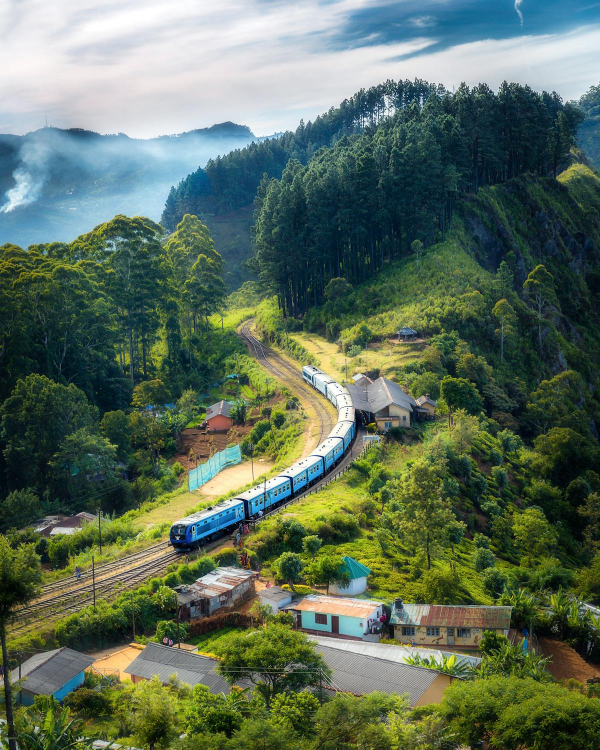
#> input picture Images/scenery2.jpeg, 1200 x 1500 px (shown at 1/2 size)
$ jupyter execute Circle_Detection.ipynb
#> lines starting #> are read from the running program, lines starting #| are printed output that depends on the picture
[cell 1]
import cv2
import numpy as np

[cell 2]
img1 = cv2.imread("Images/scenery2.jpeg", cv2.IMREAD_COLOR)
#> img1 is the input picture: shape (1500, 1200, 3); mean B, G, R 90.8, 109.6, 92.3
grey = cv2.cvtColor(img1, cv2.COLOR_BGR2GRAY)
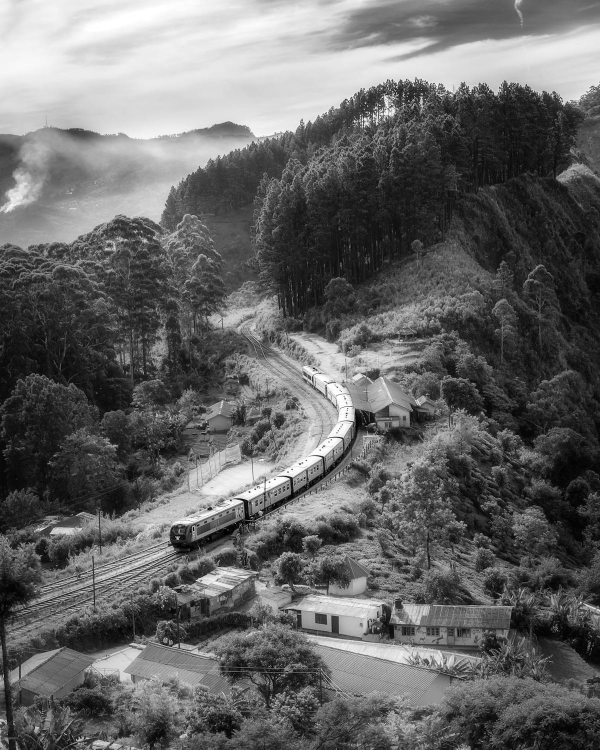
#> grey: shape (1500, 1200) (shown at 1/2 size); min 0, max 255, mean 102.3
grey_blurred = cv2.blur(grey, (3, 3))

#To identify circles in an image we will use the function houghcircles
detected_circles = cv2.HoughCircles(grey_blurred, cv2.HOUGH_GRADIENT, 1, 20, param1=50, param2=30, minRadius=1, maxRadius=40)
#> detected_circles = 1075 rows, first 8: [725.5, 932.5, 39.4], [402.5, 527.5, 39.4], [841.5, 542.5, 39.4], [268.5, 528.5, 35], [727.5, 686.5, 39.4], [426.5, 741.5, 33.8], [634.5, 1395.5, 37.2], [417.5, 647.5, 33.8]

if detected_circles is not None:
    detected_circles = np.uint16(np.around(detected_circles))
#> detected_circles = 1075 rows, first 8: [726, 932, 39], [402, 528, 39], [842, 542, 39], [268, 528, 35], [728, 686, 39], [426, 742, 34], [634, 1396, 37], [418, 648, 34]
    for pt in detected_circles[0, :]:
        a, b, r = pt[0], pt[1], pt[2]
        cv2.circle(img1, (a, b), r, (0, 255, 0), 2)
        cv2.circle(img1, (a, b), 1, (0, 0, 255), 3)
        cv2.imshow("Detected Circles", img1)
        cv2.waitKey(0)
#> this loop made 1075 passes
#> pass 2, `cv2.imshow("Detected Circles", img1)`:
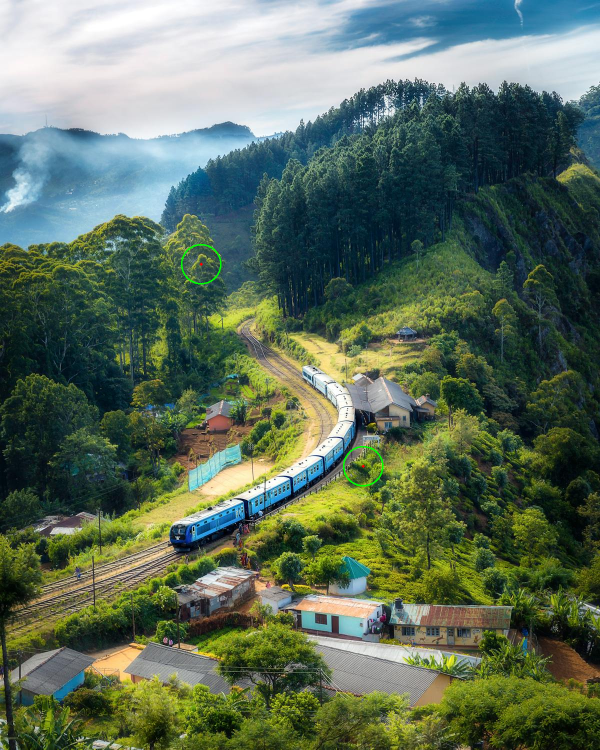
#> window 'Detected Circles': shape (1500, 1200, 3) (shown at 1/2 size); mean B, G, R 90.7, 109.7, 92.3
#> after the loop:
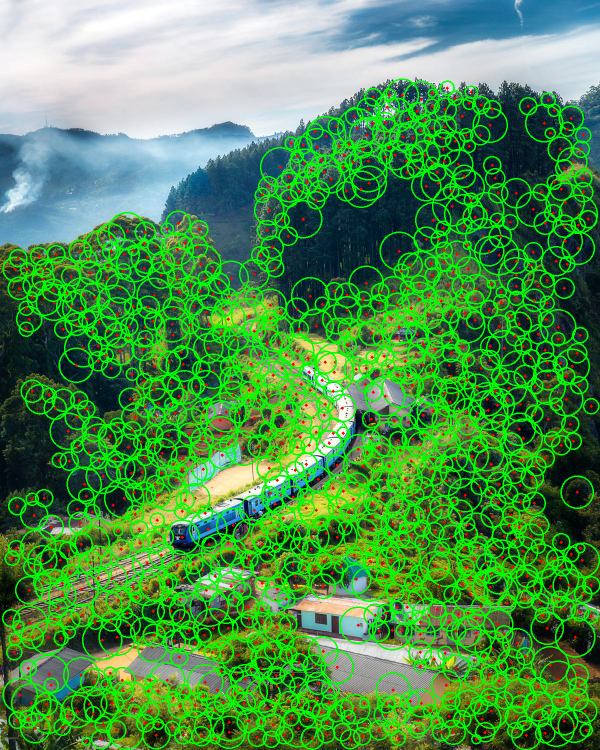
#> img1: shape (1500, 1200, 3) (shown at 1/2 size); mean B, G, R 77.1, 142.8, 78.3
cv2.destroyAllWindows()

[cell 3]
#Count the number of circles in the image
img2 = cv2.imread("Images/scenery1.jpg", 0)
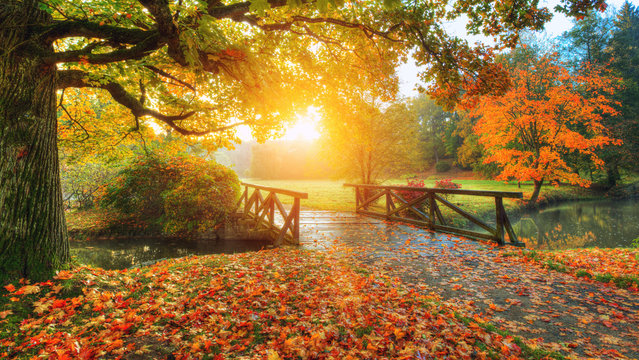
#> input picture Images/scenery1.jpg, 639 x 360 px
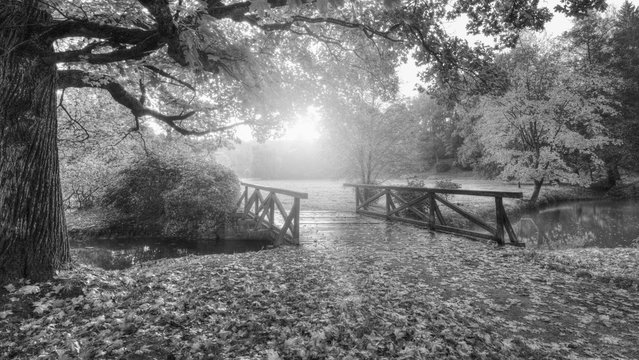
#> img2: shape (360, 639); min 4, max 255, mean 114.6

params = cv2.SimpleBlobDetector_Params()
#Area filtering
# Set Area filtering parameters
params.filterByArea = True
params.minArea = 100
# Set Circularity filtering parameters
params.filterByCircularity = True
params.minCircularity = 0.9
# Set Convexity filtering parameters
params.filterByConvexity = True
params.minConvexity = 0.2
# Set inertia filtering parameters
params.filterByInertia = True
params.minInertiaRatio = 0.01
# Create a detector with the parameters
detector = cv2.SimpleBlobDetector_create(params)

# Detect blobs
keypoints = detector.detect(img2)
#> keypoints = ()

#Draw blobs on our image as red circles
blank = np.zeros((1, 1))
blobs = cv2.drawKeypoints(img2, keypoints, blank, (0, 0, 255), cv2.DRAW_MATCHES_FLAGS_DRAW_RICH_KEYPOINTS)

number_of_blobs = len(keypoints)
#> number_of_blobs = 0
text = "Number Of Circular Blobs: " + str(len(keypoints))
#> text = 'Number Of Circular Blobs: 0'
cv2.putText(blobs, text, (20, 550), cv2.FONT_HERSHEY_SIMPLEX, 1, (0, 100, 255), 2)

# Show blobs
cv2.imshow("Filtering Circular Blobs Only", blobs)
cv2.waitKey(0)
cv2.destroyAllWindows()
